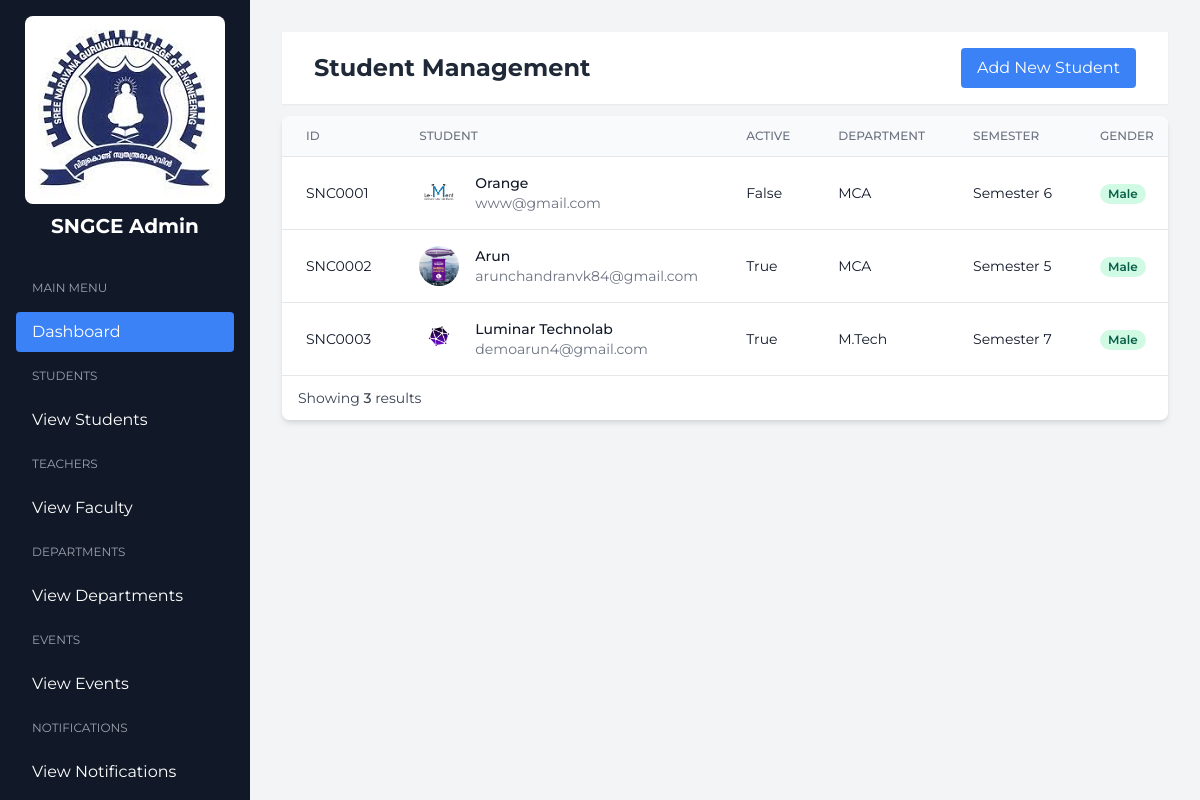
The page /student/ on the database its author committed.
### accounts/models.py (models this page shows, shortened)
class CustomUser(AbstractBaseUser,PermissionsMixin):
    name=models.CharField(max_length=200)
    email=models.EmailField(unique=True)
    is_active=models.BooleanField(default=True)
    is_staff=models.BooleanField(default=False)
    is_superuser=models.BooleanField(default=False)
    is_verified = models.BooleanField(default=False)
    objects = CustomUserManager()
    USERNAME_FIELD = 'email'
    REQUIRED_FIELDS = ['name']

class Student(CustomUser):
    std_id=models.CharField(unique=True,max_length=50)
    img=models.FileField(upload_to='media/student_image',null=True)
    options=(
        ("Male","Male"),
        ("Female","Female"),
        ("Others","Others")
    )
    gender=models.CharField(max_length=100,choices=options,default="Male")
    dob=models.DateField(null=True)
    sem = models.CharField(max_length=100,null=True)
    department=models.ForeignKey(Department,on_delete=models.CASCADE)

class CustomUser(AbstractBaseUser,PermissionsMixin):
    name=models.CharField(max_length=200)
    email=models.EmailField(unique=True)
    is_active=models.BooleanField(default=True)
    is_staff=models.BooleanField(default=False)
    is_superuser=models.BooleanField(default=False)
    is_verified = models.BooleanField(default=False)
    objects = CustomUserManager()
    USERNAME_FIELD = 'email'
    REQUIRED_FIELDS = ['name']

class Department(models.Model):
    name = models.CharField(max_length=100)
    created_at = models.DateTimeField(auto_now_add=True)

### adminpage/views.py (the view, shortened to what this page needs)
# urls.py: path('student/',StudentView.as_view(),name='student'),
class StudentView(View):
    template_name = 'student_view.html'
    def get(self, request, *args, **kwargs):
        student = Student.objects.all()
        count = student.count()
        department = Department.objects.all()
        context = {
            'students':student,
            'department':department,
            'count':count
        }
        return render(request, self.template_name, context)

### adminpage/templates/student_view.html (shortened to what this page needs)
{% extends 'admin_home.html' %}
{% block adminhome %}
{% load static %}
    <main class="main-content min-h-screen p-8">
        <header class="bg-white shadow-sm mb-3">
            <div class="flex justify-between items-center px-8 py-4">
                <h2 class="text-2xl font-bold text-gray-800">Student Management</h2>
                <div class="flex items-center space-x-4">
                    <button onclick="showAddTeacherModal()" class="bg-blue-500 text-white px-4 py-2 rounded hover:bg-blue-600">
                        Add New Student
                    </button>
                </div>
            </div>
        </header>
        <div class="mb-6">
            <div class="bg-white rounded-lg shadow-md overflow-hidden">
                <table class="min-w-full divide-y divide-gray-200">
                    <thead class="bg-gray-50">
                        <tr>
                            <th class="px-6 py-3 text-left text-xs font-medium text-gray-500 uppercase">ID</th>
                            <th class="px-6 py-3 text-left text-xs font-medium text-gray-500 uppercase">Student</th>
                            <th class="px-6 py-3 text-left text-xs font-medium text-gray-500 uppercase">Active</th>
                            <th class="px-6 py-3 text-left text-xs font-medium text-gray-500 uppercase">Department</th>
                            <th class="px-6 py-3 text-left text-xs font-medium text-gray-500 uppercase">Semester</th>
                            <th class="px-6 py-3 text-left text-xs font-medium text-gray-500 uppercase">Gender</th>
                        </tr>
                    </thead>
                    <tbody class="bg-white divide-y divide-gray-200">
                        {% for stu in students %}
                        <tr>
                            <td class="px-6 py-4 whitespace-nowrap">
                                <div class="text-sm text-gray-900">{{stu.std_id}}</div>
                            </td>
                            <td class="px-6 py-4 whitespace-nowrap">
                                <div class="flex items-center">
                                    <div class="flex-shrink-0 h-10 w-10">
                                        <img class="h-10 w-10 rounded-full" src="{{ stu.img.url }}" alt="photo" accept="image/*">
                                    </div>
                                    <div class="ml-4">
                                        <div class="text-sm font-medium text-gray-900">{{ stu.name }}</div>
                                         <div class="text-sm text-gray-500">{{ stu.email}}</div>
                                    </div>
                                </div>
                            </td>
                            <td class="px-6 py-4 whitespace-nowrap">
                                <div class="text-sm text-gray-900">{{ stu.is_active}}</div>
                            </td>
                            <td class="px-6 py-4 whitespace-nowrap">
                                <div class="text-sm text-gray-900">{{ stu.department.name}}</div>
                            </td>
                            <td class="px-6 py-4 whitespace-nowrap">
                                <div class="text-sm text-gray-900">{{ stu.sem}}</div>
                            </td>
                            <td class="px-6 py-4 whitespace-nowrap">
                                <span class="px-2 inline-flex text-xs leading-5 font-semibold rounded-full bg-green-100 text-green-800">
                                    {{stu.gender}}
                                </span>
                            </td>
                        </tr>
                                           {% endfor %}
                    </tbody>
                </table>
                <div class="bg-white px-4 py-3 border-t border-gray-200">
                    <div class="flex items-center justify-between">
                        <div class="text-sm text-gray-700">
                            Showing <span class="font-medium">{{count}}</span> results
                        </div>
                    </div>
                </div>
            </div>
        </div>
    </main>
{% endblock %}

### adminpage/templates/admin_home.html (style rules this page uses)
body { font-family: 'Montserrat', sans-serif; }
.main-content { margin-left: 250px; transition: margin-left 0.3s; }

### rows shown on the page
Student: std_id "SNC0001", img (picture), name "Orange", email "www@gmail.com", is_active "False", department.name "MCA", sem "Semester 6", gender "Male"
Student: std_id "SNC0002", img (picture), name "Arun", email "arunchandranvk84@gmail.com", is_active "True", department.name "MCA", sem "Semester 5", gender "Male"
Student: std_id "SNC0003", img (picture), name "Luminar Technolab", email "demoarun4@gmail.com", is_active "True", department.name "M.Tech", sem "Semester 7", gender "Male"

### other values the page prints
{{ count }} "3"
